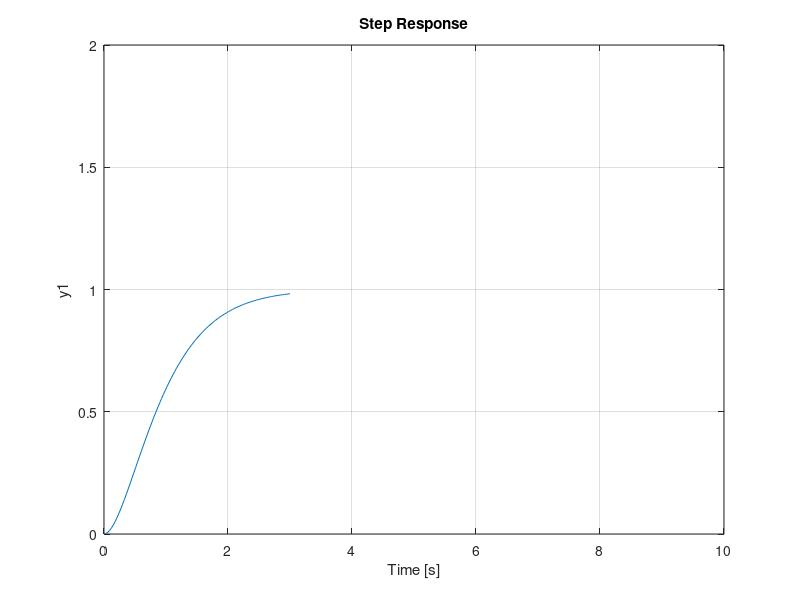

Write MATLAB code to recreate this figure.
% Critical Example
Zeta = 1;
wn = 2;

% Transfer Function
num = [0 0 wn^2];
den = [1 2*Zeta*wn wn^2];
G = tf(num,den); 

step(G);
ylim([0 2]);
xlim([0 10]);